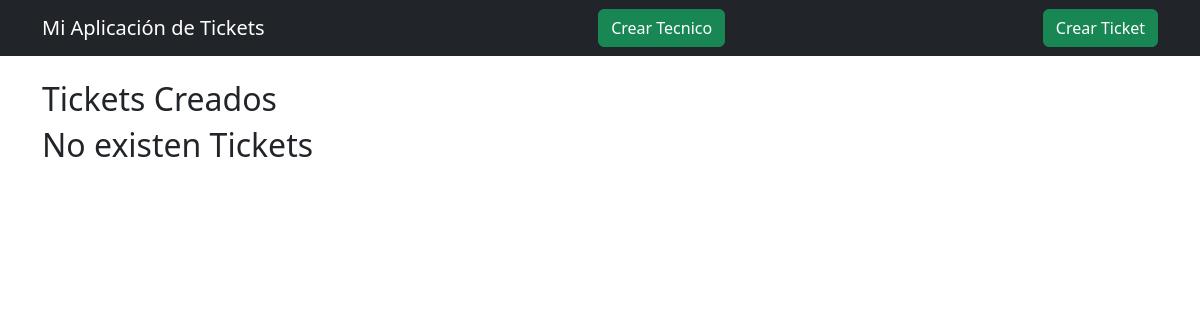
/, run on an earlier commit of the app's database.
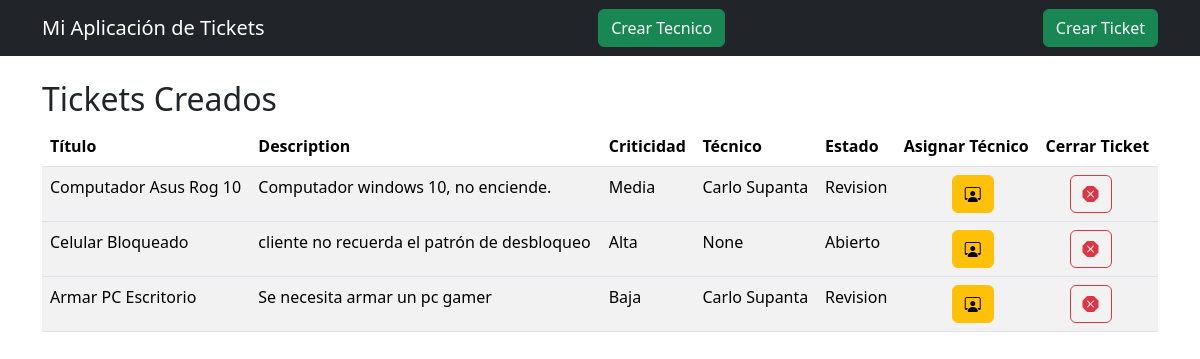
And on a later commit of the database.
### core/models.py (models this page shows, shortened)
class Ticket(models.Model):
    id = models.UUIDField(primary_key=True, default=uuid.uuid4, editable=False, verbose_name="ID Ticket")
    title = models.CharField(max_length=255, verbose_name="Titulo Ticket", blank=False, null=False)
    description = models.TextField(blank=False, null=False)
    created_at = models.DateTimeField(auto_now_add=True)
    updated_at = models.DateTimeField(auto_now=True)
    criticy = models.ForeignKey(Criticy, on_delete=models.CASCADE, related_name="tickets", blank=False, null=False)
    tech = models.ForeignKey(Tech, on_delete=models.SET_NULL, related_name="tickets", blank=True, null=True)
    history = models.OneToOneField(TicketHistory, on_delete=models.CASCADE, related_name="ticket", blank=True, null=True)
    status = models.ForeignKey(Status, on_delete=models.CASCADE, related_name="tickets")

class Criticy(models.Model):
    id = models.UUIDField(primary_key=True, default=uuid.uuid4, editable=False, verbose_name="ID Criticy")
    level = models.CharField(max_length=255, verbose_name="Level Criticy", blank=False, null=False)
    def __str__(self):
        return self.level

class Tech(models.Model):
    id = models.UUIDField(primary_key=True, default=uuid.uuid4, editable=False, verbose_name="ID Tech")
    name = models.CharField(max_length=50, verbose_name="Nombre Tech", blank=False, null=False)
    last_name = models.CharField(max_length=50, blank=False, null=False)
    speciality = models.ManyToManyField(Speciality, related_name="techs")
    def __str__(self):
        return f"{self.name} {self.last_name}"

class Status(models.Model):
    id = models.UUIDField(primary_key=True, default=uuid.uuid4, editable=False, verbose_name="ID Status")
    estado = models.CharField(max_length=30, blank=False, null=False)
    def __str__(self) -> str:
        return self.estado

### core/views.py (the view)
# urls.py: path('',Home.as_view(), name='home'),
class Home(ListView):
    model = Ticket
    template_name = 'core/inicio.html'
    context_object_name = 'tickets'

### core/templates/core/inicio.html
{% extends 'core/base.html' %}
{% block content%}
        <h2 class="mt-4">Tickets Creados</h2>
        {% if tickets %}
            <table class="table table-striped">
                <thead>
                    <th>Título</th>
                    <th>Description</th>
                    <th>Criticidad</th>
                    <th>Técnico</th>
                    <th>Estado</th>
                    <th>Asignar Técnico</th>
                    <th>Cerrar Ticket</th>
                </thead>
                {% for i in tickets %}
                <tbody>
                    <td>{{i.title}}</td>
                    <td>{{i.description}}</td>
                    <td>{{i.criticy}}</td>
                    <td>{{i.tech}}</td>
                    <td>{{i.status}}</td>
                    <td><a class="btn btn-warning ms-5" href="{% url 'update_ticket' i.id %}"><i class="bi bi-person-workspace"></i></a></td>
                    <td><a class="btn btn-outline-danger ms-4" href="{% url 'close_ticket' i.id %}"><i class="bi bi-x-octagon-fill"></i></a></td>
                </tbody>
                {% endfor %}
            </table>
        {% else %}
        <h2>No existen Tickets</h2>
        {% endif %}
{% endblock %}

### core/templates/core/base.html (shortened to what this page needs)
<!DOCTYPE html>
<html lang="es">
<head>
    <link href="https://cdn.jsdelivr.net/npm/bootstrap@5.3.2/dist/css/bootstrap.min.css" rel="stylesheet">
    <link rel="stylesheet" href="https://cdn.jsdelivr.net/npm/bootstrap-icons@1.11.1/font/bootstrap-icons.css">
</head>
<body>
    <nav class="navbar navbar-dark bg-dark">
        <div class="container">
            <a class="navbar-brand" href="{% url 'home' %}">Mi Aplicación de Tickets</a>
            <a class="btn btn-success" href="{% url 'add_tech' %}">Crear Tecnico</a>
            <a class="btn btn-success" href="{% url 'add_ticket' %}">Crear Ticket</a>
        </div>
    </nav>
    <div class="container">
        {% block content %}
        {% endblock %}
    </div>
</body>
</html>

What changed in the data, as far as the page shows it:
added Ticket: title "Computador Asus Rog 10", description "Computador windows 10, no enciende.", criticy "Media", tech "Carlo Supanta", status "Revision"
added Ticket: title "Celular Bloqueado", description "cliente no recuerda el patrón de desbloqueo", criticy "Alta", tech "None", status "Abierto"
added Ticket: title "Armar PC Escritorio", description "Se necesita armar un pc gamer", criticy "Baja", tech "Carlo Supanta", status "Revision"
Also different on the page:
text no longer shown: "No existen Tickets"
text now shown: "Título Description Criticidad Técnico Estado Asignar Técnico Cerrar Ticket"
